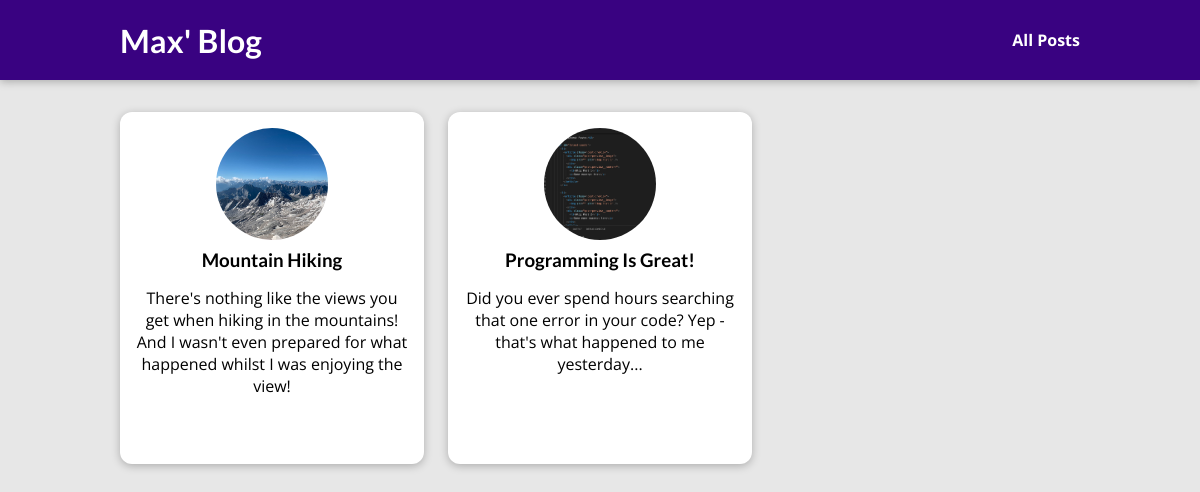
/posts, run on an earlier commit of the app's database.
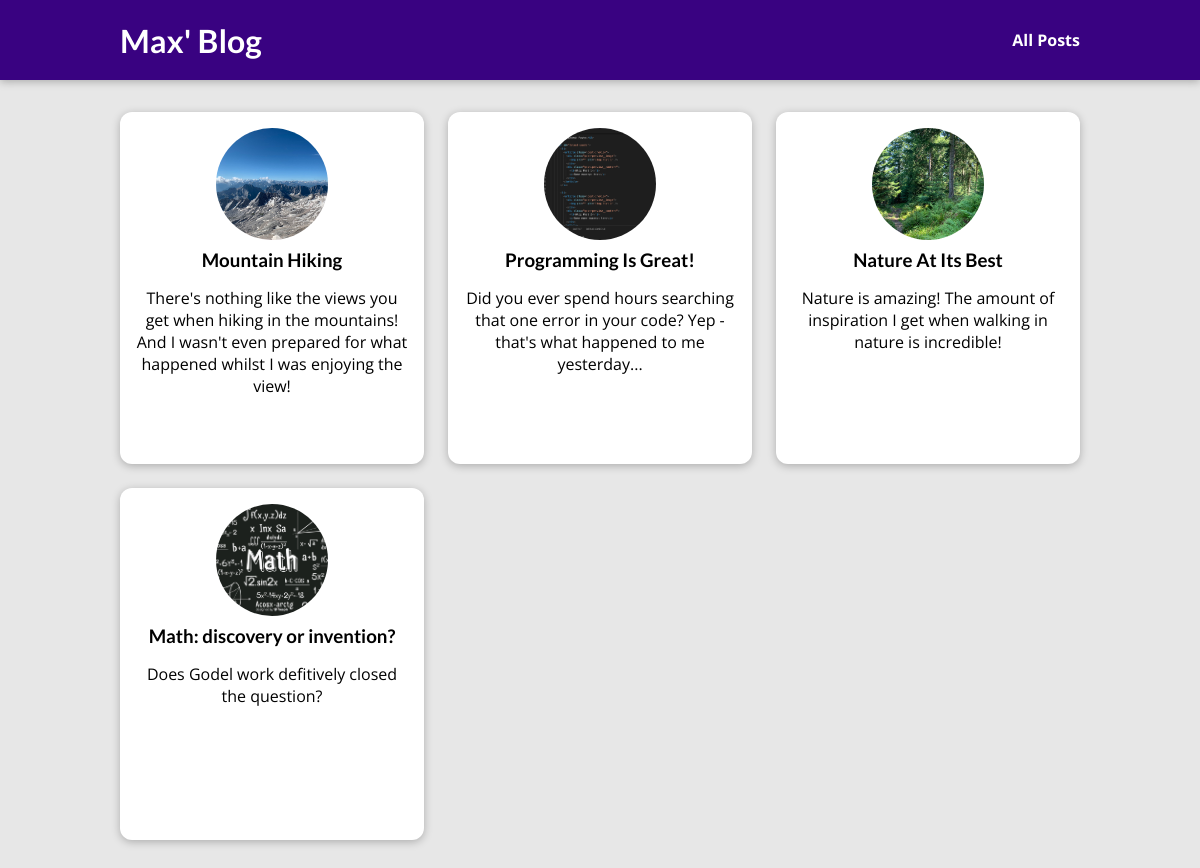
And on a later commit of the database.
### blog/models.py (models this page shows, shortened)
class Post(models.Model):
    title = models.CharField(max_length=100)
    excerpt = models.CharField(max_length=200)
    image_name = models.CharField(max_length=100)
    date = models.DateField(auto_now=True)
    slug = models.SlugField(unique=True, db_index=True)
    content = models.TextField(validators=[MinLengthValidator(10)])
    author = models.ForeignKey(
        Author, on_delete=SET_NULL, null=True, related_name='posts')
    tags = models.ManyToManyField(Tag)

### blog/views.py (the view)
# urls.py: path("posts", views.posts, name='posts'),
def posts(request):
    all_posts = Post.objects.all().order_by('-date')
    return render(request, "blog/all-posts.html", {
        "all_posts": all_posts,
    })

### blog/templates/blog/all-posts.html (shortened to what this page needs)
{% extends "base.html" %}
{% load static %}
{% block css_files %}
  <link rel="stylesheet" href="{% static "blog/post.css" %}">
  <link rel="stylesheet" href="{% static "blog/all-posts.css" %}" />
{% endblock %}
{% block content %}
    <section id="all-posts">
        <ul>
          {% for post in all_posts %}
            {% include "blog/include/post.html" %}
          {% endfor %}
        </ul>
    </section>
{% endblock %}

### templates/base.html (shortened to what this page needs)
{% load static %}
<!DOCTYPE html>
<html lang="en">
<head>
  <link rel="stylesheet" href="{% static "app.css" %}">
  {% block css_files %}{% endblock %}
</head>
<body>
  <header id="main-navigation">
    <h1><a href="{% url "index" %}">Max' Blog</a></h1>
    <nav>
      <a href="{% url "posts" %}">All Posts</a>
    </nav>
  </header>
  {% block content %}
  {% endblock %}
</body>
</html>

### blog/templates/blog/include/post.html
{% load static %}
<li>
    <article class="post">
        <a href="{% url "post-detail" post.slug %}">
            <img src="{% static 'blog/images/'|add:post.image_name %}" alt={{ post.title}} />
            <div class="post__content">
                <h3>{{ post.title }}</h3>
                <p>
                    {{ post.excerpt}}
                </p>
            </div>
        </a>
    </article>
</li>

### static/app.css (style rules this page uses)
* { box-sizing: border-box; }
html { font-family: 'Open Sans', 'Lato', sans-serif; }
body { margin: 0; }
h1, h2, h3 { font-family: 'Lato', sans-serif; font-weight: bold; }
#main-navigation { width: 100%; height: 5rem; display: flex; justify-content: space-between; align-items: center; padding: 0 10%; position: absolute; top: 0; left: 0; }
#main-navigation a { text-decoration: none; color: white; font-weight: bold; }

### blog/static/blog/post.css (style rules this page uses)
.post { display: flex; flex-direction: column; align-items: center; text-align: center; }
.post a { text-decoration: none; color: black; transition: all 0.2s ease; padding: 1rem; }
.post img { width: 5rem; height: 5rem; object-fit: cover; border-radius: 50%; }
.post h3 { margin: 0.25rem 0; }

### blog/static/blog/all-posts.css (style rules this page uses)
body { background-color: #e7e7e7; }
#main-navigation { background-color: #390281; box-shadow: 0 2px 8px rgba(0, 0, 0, 0.25); }
#all-posts { margin: 7rem auto; width: 90%; max-width: 60rem; }
ul { list-style: none; margin: 0; padding: 0; display: grid; grid-template-columns: repeat(auto-fill, minmax(17rem, 1fr)); gap: 1.5rem; }
.post img { width: 7rem; height: 7rem; }
.post a { height: 22rem; transform-origin: center; box-shadow: 0 2px 8px rgba(0, 0, 0, 0.25); border-radius: 12px; background-color: white; }

What changed in the data, as far as the page shows it:
added Post: image_name (picture), title "Nature At Its Best", excerpt "Nature is amazing! The amount of inspiration I get when walking in nature is incredible!"
added Post: image_name (picture), title "Math: discovery or invention?", excerpt "Does Godel work defitively closed the question?"
